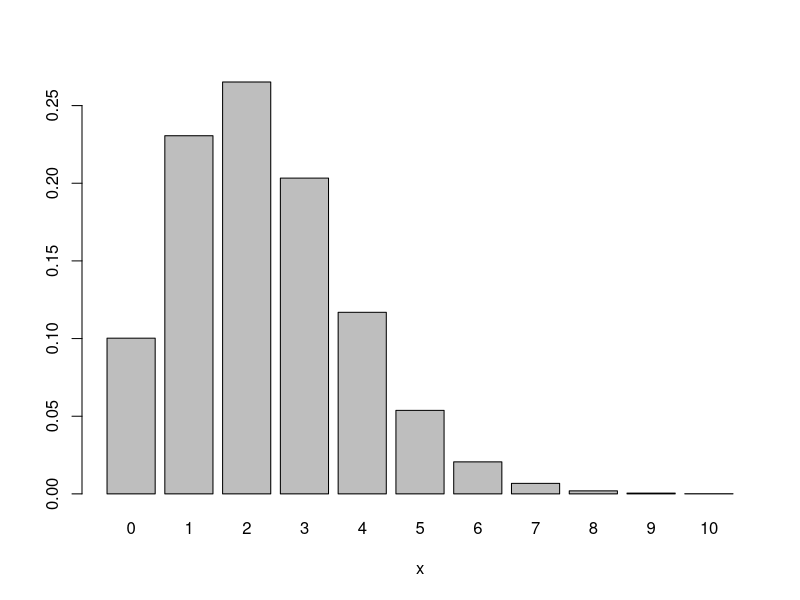
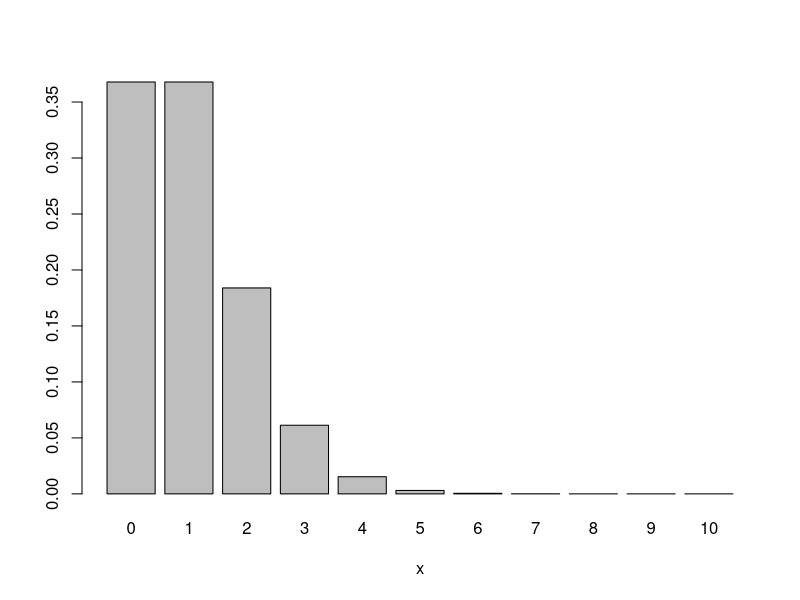
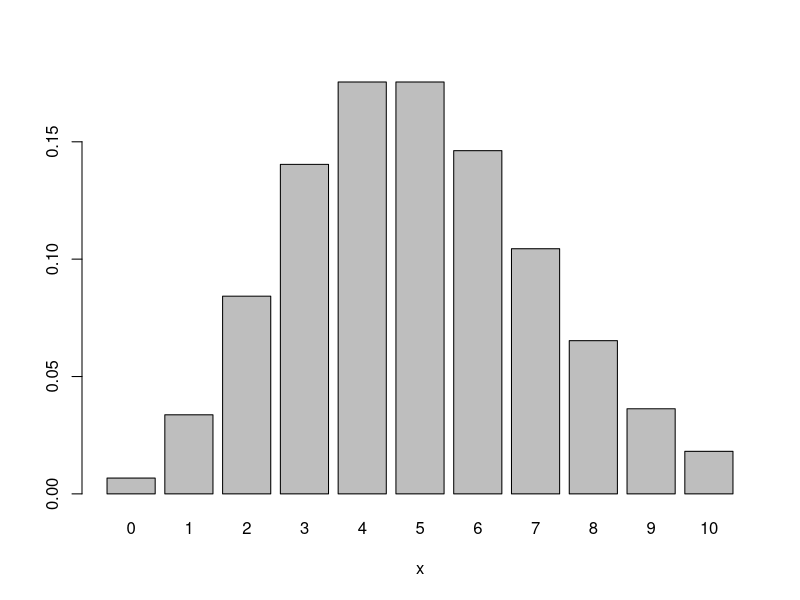
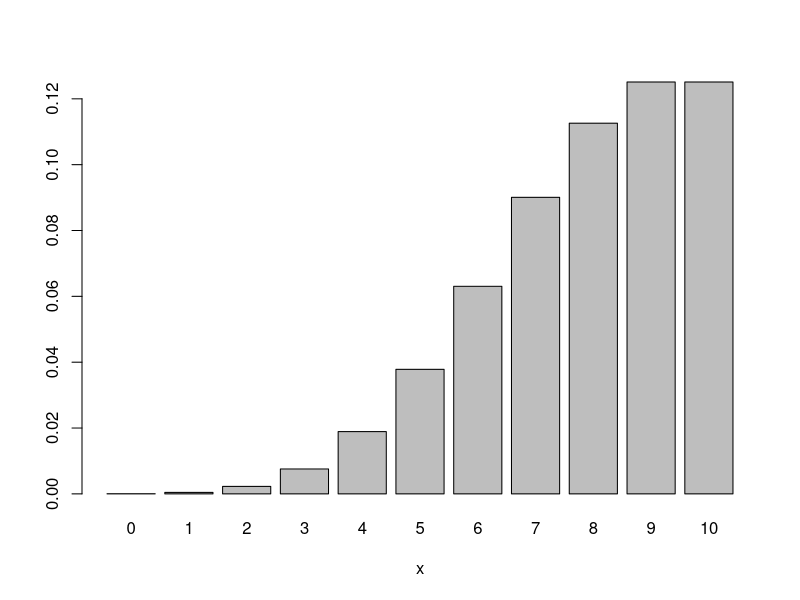
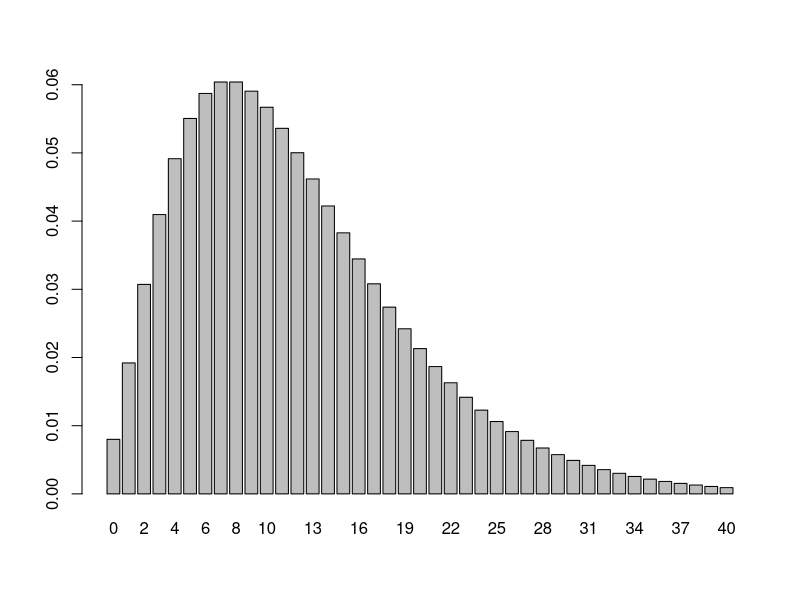
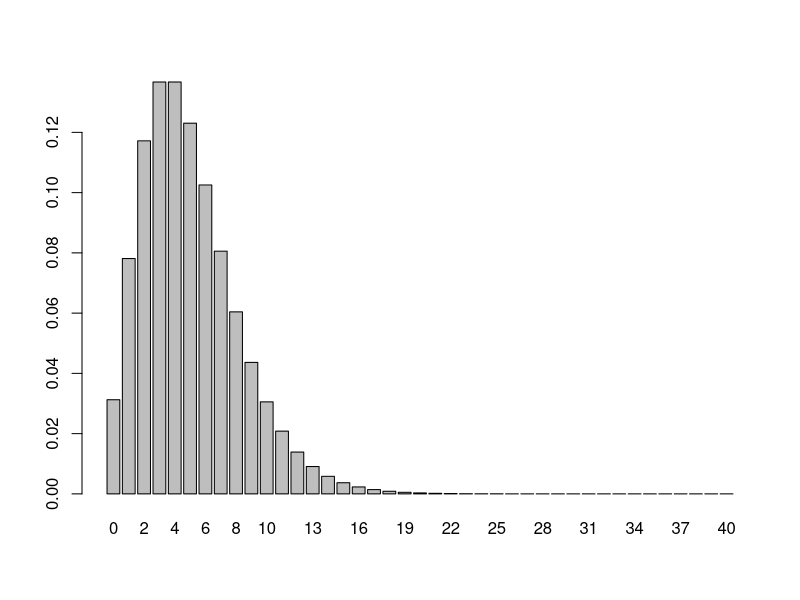
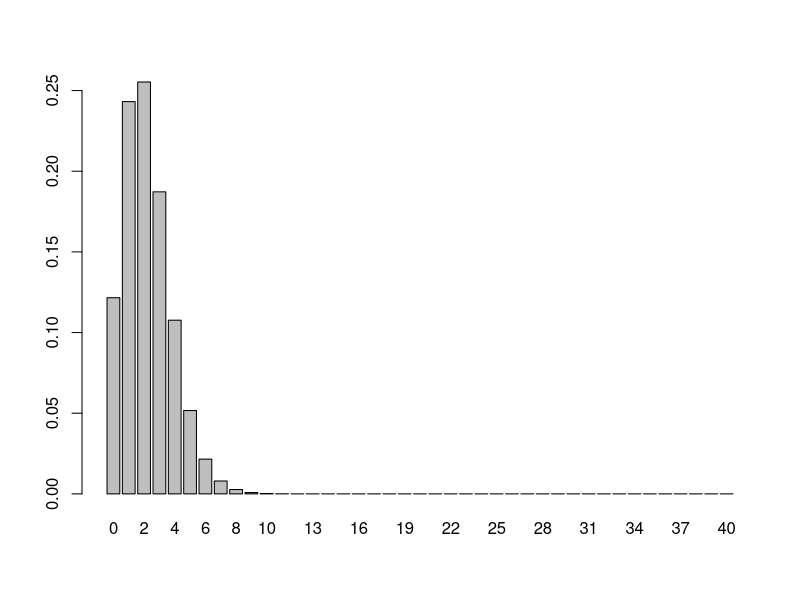

Here is the R script that generated these plots, in order:
# 6-1
barplot(dpois(0:10, lambda=2.3), names=0:10, xlab="x")
barplot(dpois(0:10, lambda=1), names=0:10, xlab="x")
barplot(dpois(0:10, lambda=5), names=0:10, xlab="x")
barplot(dpois(0:10, lambda=10), names=0:10, xlab="x")

# 6-2
k <- 0:40
barplot(dnbinom(k, size=3, prob=0.2), names.arg=k)
barplot(dnbinom(k, size=5, prob=0.5), names.arg=k)
barplot(dnbinom(k, size=20, prob=0.9), names.arg=k)
